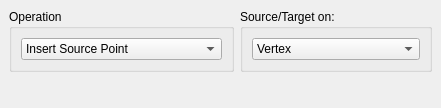
<?xml version="1.0" encoding="UTF-8"?>
<ui version="4.0">
 <class>Shortest_path</class>
 <widget class="QDockWidget" name="Shortest_path">
  <property name="geometry">
   <rect>
    <x>0</x>
    <y>0</y>
    <width>441</width>
    <height>108</height>
   </rect>
  </property>
  <property name="windowTitle">
   <string>Shortest Path</string>
  </property>
  <widget class="QWidget" name="dockWidgetContents">
   <layout class="QGridLayout" name="gridLayout">
    <item row="1" column="0">
     <widget class="QGroupBox" name="groupBox">
      <property name="title">
       <string>Operation</string>
      </property>
      <layout class="QVBoxLayout" name="verticalLayout">
       <item>
        <widget class="QComboBox" name="Selection_type_combo_box">
         <item>
          <property name="text">
           <string>Insert Source Point</string>
          </property>
         </item>
         <item>
          <property name="text">
           <string>Remove Source Point</string>
          </property>
         </item>
         <item>
          <property name="text">
           <string>Insert Target and Compute Path</string>
          </property>
         </item>
        </widget>
       </item>
      </layout>
     </widget>
    </item>
    <item row="1" column="1">
     <widget class="QGroupBox" name="groupBox_2">
      <property name="title">
       <string>Source/Target on:</string>
      </property>
      <layout class="QVBoxLayout" name="verticalLayout_2">
       <item>
        <widget class="QComboBox" name="Primitives_type_combo_box">
         <item>
          <property name="text">
           <string>Vertex</string>
          </property>
         </item>
         <item>
          <property name="text">
           <string>Edge</string>
          </property>
         </item>
         <item>
          <property name="text">
           <string>Face</string>
          </property>
         </item>
        </widget>
       </item>
      </layout>
     </widget>
    </item>
    <item row="2" column="0">
     <spacer name="verticalSpacer">
      <property name="orientation">
       <enum>Qt::Vertical</enum>
      </property>
      <property name="sizeHint" stdset="0">
       <size>
        <width>20</width>
        <height>40</height>
       </size>
      </property>
     </spacer>
    </item>
   </layout>
  </widget>
 </widget>
 <resources/>
 <connections/>
</ui>
